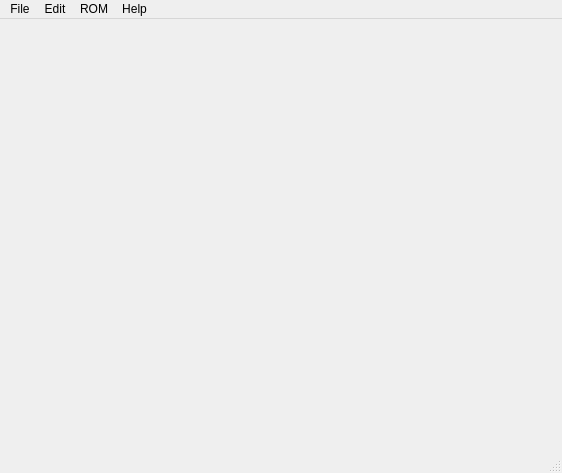
<?xml version="1.0" encoding="UTF-8"?>
<ui version="4.0">
 <class>MainWindow</class>
 <widget class="QMainWindow" name="MainWindow">
  <property name="geometry">
   <rect>
    <x>0</x>
    <y>0</y>
    <width>562</width>
    <height>473</height>
   </rect>
  </property>
  <property name="windowTitle">
   <string>Advanced Script Compiler</string>
  </property>
  <property name="windowIcon">
   <iconset>
    <normaloff>icon.svg</normaloff>icon.svg</iconset>
  </property>
  <widget class="QWidget" name="centralwidget">
   <layout class="QVBoxLayout" name="verticalLayout">
    <item>
     <widget class="QsciScintilla" name="textEdit">
      <property name="toolTip">
       <string/>
      </property>
      <property name="whatsThis">
       <string/>
      </property>
     </widget>
    </item>
   </layout>
  </widget>
  <widget class="QMenuBar" name="menubar">
   <property name="geometry">
    <rect>
     <x>0</x>
     <y>0</y>
     <width>562</width>
     <height>25</height>
    </rect>
   </property>
   <widget class="QMenu" name="menuFile">
    <property name="title">
     <string>File</string>
    </property>
    <addaction name="actionNew"/>
    <addaction name="actionOpen"/>
    <addaction name="separator"/>
    <addaction name="actionLoad_ROM"/>
    <addaction name="separator"/>
    <addaction name="actionSave"/>
    <addaction name="actionSave_As"/>
    <addaction name="separator"/>
    <addaction name="actionQuit"/>
   </widget>
   <widget class="QMenu" name="menuEdit">
    <property name="title">
     <string>Edit</string>
    </property>
    <addaction name="actionCut"/>
    <addaction name="actionCopy"/>
    <addaction name="actionPaste"/>
    <addaction name="actionDelete"/>
    <addaction name="separator"/>
    <addaction name="actionUndo"/>
    <addaction name="actionRedo"/>
   </widget>
   <widget class="QMenu" name="menuROM">
    <property name="title">
     <string>ROM</string>
    </property>
    <addaction name="actionDecompile"/>
    <addaction name="actionCompile"/>
    <addaction name="actionDebug"/>
   </widget>
   <widget class="QMenu" name="menuHelp">
    <property name="title">
     <string>Help</string>
    </property>
    <addaction name="actionAbout"/>
   </widget>
   <addaction name="menuFile"/>
   <addaction name="menuEdit"/>
   <addaction name="menuROM"/>
   <addaction name="menuHelp"/>
  </widget>
  <widget class="QStatusBar" name="statusbar"/>
  <action name="actionNew">
   <property name="text">
    <string>New</string>
   </property>
  </action>
  <action name="actionOpen">
   <property name="text">
    <string>Open</string>
   </property>
  </action>
  <action name="actionLoad_ROM">
   <property name="text">
    <string>Load ROM</string>
   </property>
  </action>
  <action name="actionSave">
   <property name="text">
    <string>Save</string>
   </property>
  </action>
  <action name="actionSave_As">
   <property name="text">
    <string>Save As...</string>
   </property>
  </action>
  <action name="actionQuit">
   <property name="text">
    <string>Quit</string>
   </property>
  </action>
  <action name="actionCut">
   <property name="text">
    <string>Cut</string>
   </property>
  </action>
  <action name="actionCopy">
   <property name="text">
    <string>Copy</string>
   </property>
  </action>
  <action name="actionPaste">
   <property name="text">
    <string>Paste</string>
   </property>
  </action>
  <action name="actionDelete">
   <property name="text">
    <string>Delete</string>
   </property>
  </action>
  <action name="actionUndo">
   <property name="text">
    <string>Undo</string>
   </property>
  </action>
  <action name="actionRedo">
   <property name="text">
    <string>Redo</string>
   </property>
  </action>
  <action name="actionDecompile">
   <property name="text">
    <string>Decompile</string>
   </property>
  </action>
  <action name="actionCompile">
   <property name="text">
    <string>Compile</string>
   </property>
  </action>
  <action name="actionDebug">
   <property name="text">
    <string>Debug</string>
   </property>
  </action>
  <action name="actionAbout">
   <property name="text">
    <string>About</string>
   </property>
  </action>
 </widget>
 <customwidgets>
  <customwidget>
   <class>QsciScintilla</class>
   <extends>QFrame</extends>
   <header>Qsci/qsciscintilla.h</header>
  </customwidget>
 </customwidgets>
 <resources/>
 <connections/>
</ui>
